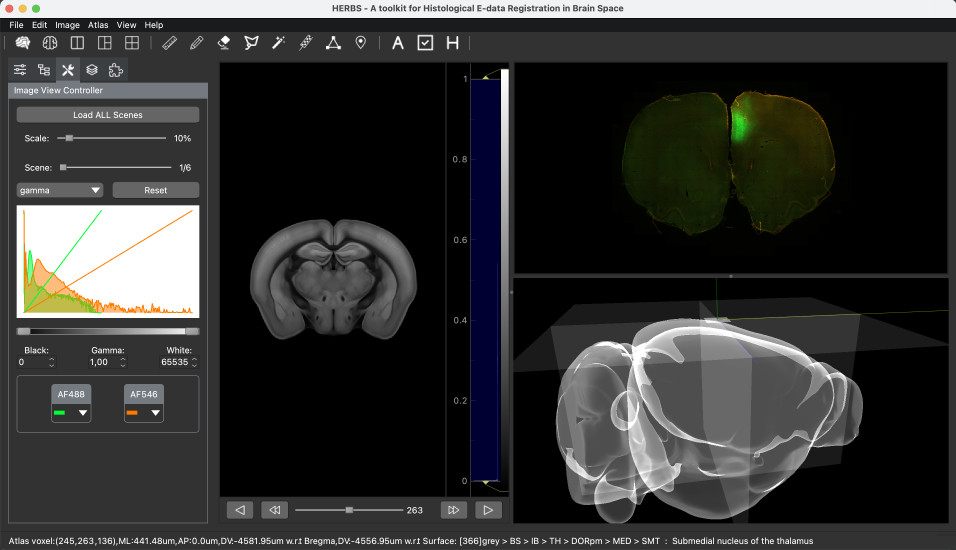
#> input picture driftlessmap/herbs.png, 2868 x 1650 px (shown at 1/3 size)
$ python -i auto_registration.py   (imports and definitions only)   (older library calls are emulated)
#> lines starting #> are read from the running program, lines starting #| are printed output that depends on the picture
"""Automatic landmark proposal between an atlas slice and a histology section.

The atlas slice is the fixed image, so the fitted SimpleITK transform maps an
atlas point directly to the matching section point; sampling it at the tips
and notches of the outline and at edges that both images show yields landmark
pairs for DriftlessMap's piecewise-affine registration. They are suggestions
that the user confirms and edits.

Both images are given physical coordinates in DriftlessMap's convention
(pixel ``k`` spans ``[k, k + 1)``; its centre is ``k + 0.5``), so points need
no conversion on either side.

Stages:
1. moment-based initialisation and an affine fit of the tissue silhouettes;
2. a B-spline refinement on intensities with Mattes mutual information,
   which tolerates the different contrast of histology and atlas templates.
"""

from dataclasses import dataclass

import cv2
import numpy as np
import SimpleITK as sitk

from .atlas_matching import histology_gray, tissue_mask

WORKING_SIZE = 384  # longest side used for registration
# Larger sections are analysed on a copy of at most this many pixels per side
# (finer than the atlas for whole-brain sections); landmarks are still
# returned in the section's own pixels.
ANALYSIS_MAX_SIDE = 2048
BSPLINE_SMOOTHING = [6, 3, 1.5]  # Gaussian sigma per level, in section pixels
# The B-spline is fitted to the section sampled at these relative pixel sizes;
# control points keep only the displacement on which the fits agree to within
# this fraction of the control-point spacing.
BSPLINE_SAMPLINGS = (1.0, 0.9, 1.12)
BSPLINE_AGREEMENT = 0.05


@dataclass(frozen=True)
class LandmarkProposal:
    atlas_points: np.ndarray       # (N, 2) x, y in atlas-slice pixels
    histology_points: np.ndarray   # (N, 2) x, y in histology pixels
    overlap_affine: float          # silhouette Dice after the affine stage
    overlap_final: float           # silhouette Dice after the B-spline stage
    deformable_used: bool
    boundary_points: np.ndarray    # extra atlas points mapped into the section,
                                   # clamped to the section image
    kinds: tuple = ()              # "outline" or "internal" for each landmark


# [132 lines left out: functions _as_image, _downsample, _dice, _physical_moments, _moment_initialisation, _affine_on_silhouettes and 3 more, not called in this run]


OUTLINE_LANDMARKS = 5   # tips and notches of the outline
EDGE_MARGIN = 8         # atlas pixels; the slice may cut the brain at the image edge
MIN_AGREEMENT = 0.2     # internal edges must show clearly in both images


def _spacing(mask, count):
    """Typical distance between ``count`` points spread over ``mask``."""
    return max(2.0, float(np.sqrt(mask.sum() / max(count, 1))))


# [54 lines left out: functions _outer_contour, _outline_points, not called in this run]


def _edge_magnitude(image):
    blurred = cv2.GaussianBlur(np.asarray(image, dtype=np.float32), (0, 0), 1.0)
    return np.hypot(cv2.Sobel(blurred, cv2.CV_32F, 1, 0), cv2.Sobel(blurred, cv2.CV_32F, 0, 1))


# [166 lines left out: functions _local_correlation, _shared_edge_score, _peaks, _section_in_atlas, _analysis_copy, _snap_to_outline and 1 more, not called in this run]

>>> import cv2
>>> picture = cv2.imread('herbs.png')
#> picture is the input picture: shape (1650, 2868, 3); mean B, G, R 50.8, 51.8, 51.4
>>> result = _edge_magnitude(picture)
#> in _edge_magnitude, `return np.hypot(cv2.Sobel(blurred, cv2.CV_32F, 1, 0), cv2.Sobel(blurre..`:
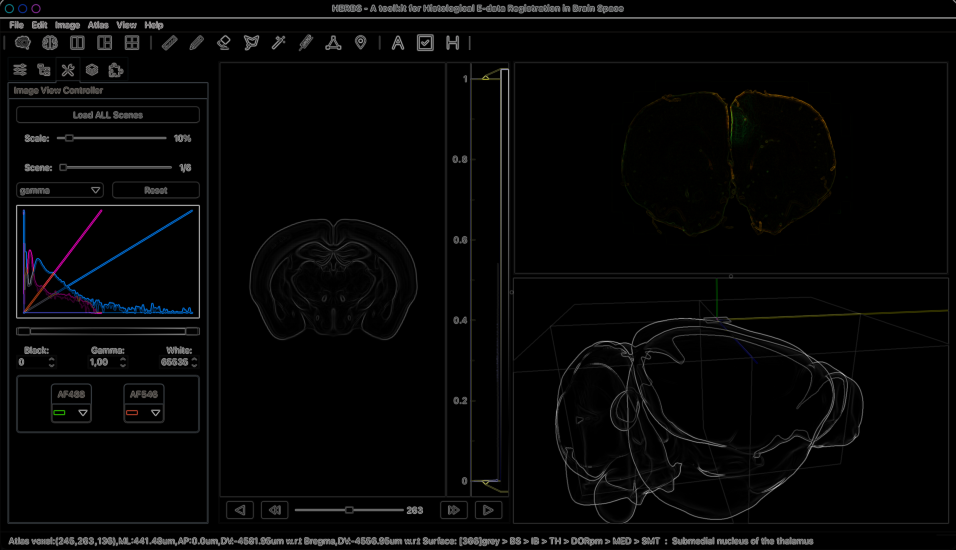
#> returned value: shape (1650, 2868, 3) float32 (shown at 1/3 size); mean of channels 0, 1, 2 17.8, 17.6, 17.5; drawn with min black and max white
